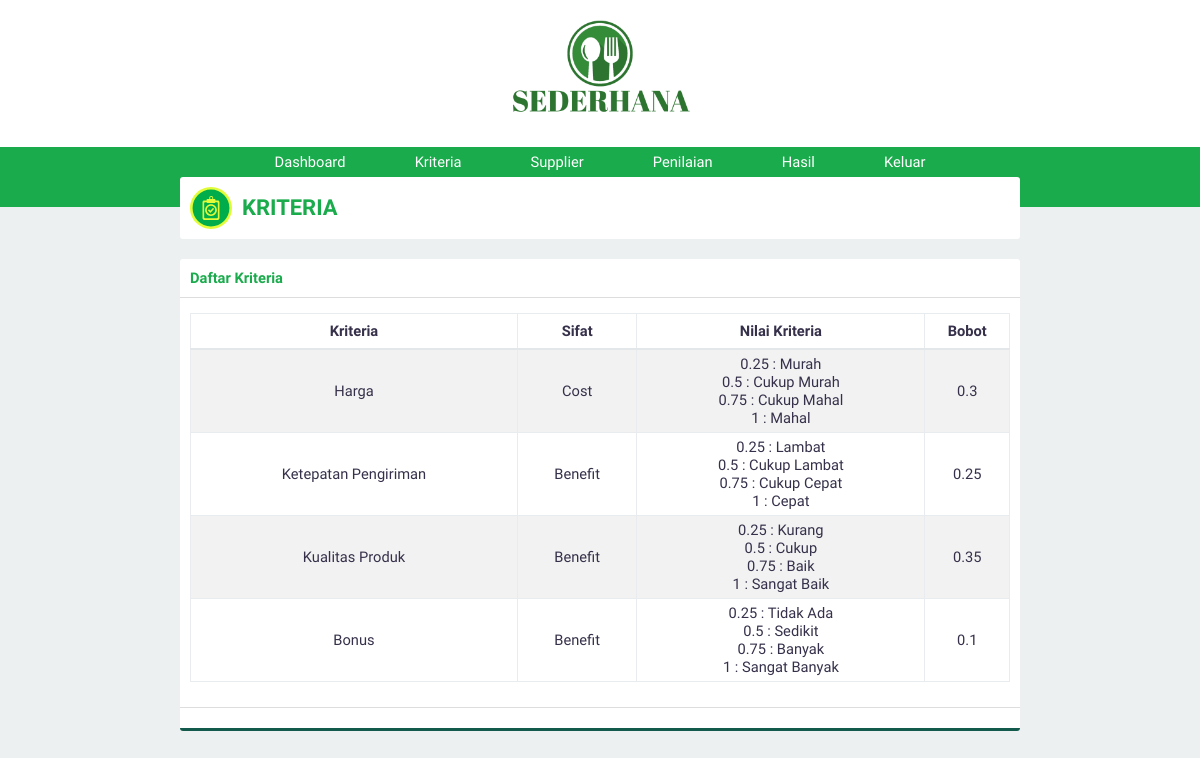
Screenshot of /?page=kriteria (signed in) with the database file from the repository.
### tables this page shows
CREATE TABLE `kriteria` (
  `id_kriteria` int(3) NOT NULL,
  `namaKriteria` varchar(30) NOT NULL,
  `sifat` enum('Benefit','Cost') NOT NULL
);

CREATE TABLE `nilai_kriteria` (
  `id_nilaikriteria` int(3) NOT NULL,
  `id_kriteria` int(3) NOT NULL,
  `nilai` float NOT NULL,
  `keterangan` varchar(50) NOT NULL
);

CREATE TABLE `bobot_kriteria` (
  `id_bobotkriteria` int(3) NOT NULL,
  `id_jenisbarang` int(3) NOT NULL,
  `id_kriteria` int(3) NOT NULL,
  `bobot` float NOT NULL
);

### page/kriteria.php (the view)
<div class="panel">
    <div class="panel-middle" id="judul">
        <img src="asset/image/kriteria.svg">
        <div id="judul-text">
            <h2 class="text-green">KRITERIA</h2>
        </div>
    </div>
</div>
<div class="row">
    <div class="col-12">
        <div class="panel">
            <div class="panel-top">
                <b class="text-green">Daftar Kriteria</b>
            </div>
            <div class="panel-middle">
                <div class="table-responsive">
                    <table>
                        <thead>
                            <tr>
                                <th>Kriteria</th>
                                <th>Sifat</th>
                                <th>Nilai Kriteria</th>
                                <th>Bobot</th>
                            </tr>
                        </thead>
                        <tbody>
                            <?php
                            $query = "SELECT * FROM kriteria";
                            $execute = $konek->query($query);
                            if ($execute->num_rows > 0) {
                                while ($data = $execute->fetch_array(MYSQLI_ASSOC)) {
                            ?>
                                    <tr id='data'>
                                        <td><?php echo $data['namaKriteria']; ?></td>
                                        <td><?php echo $data['sifat']; ?></td>
                                        <td>
                                            <?php
                                            $id_kriteria = $data['id_kriteria'];
                                            $query3 = "SELECT * FROM nilai_kriteria where id_kriteria = $id_kriteria";
                                            $execute3 = $konek->query($query3);
                                            while ($data3 = $execute3->fetch_array(MYSQLI_ASSOC)) {
                                                echo "" . $data3['nilai'] . " : " . $data3['keterangan'] . "<br>";
                                            }
                                            ?>
                                        </td>
                                        <td>
                                            <?php
                                            $id_kriteria = $data['id_kriteria'];
                                            $query2 = "SELECT * FROM bobot_kriteria where id_kriteria = $id_kriteria";
                                            $execute2 = $konek->query($query2);
                                            $data2 = $execute2->fetch_array(MYSQLI_ASSOC);
                                            echo $data2['bobot'];
                                            ?>
                                        </td>
                                    </tr>
                            <?php
                                }
                            } else {
                                echo "<tr><td  class='text-center text-green' colspan='4'><b>Kosong</b></td></tr>";
                            }
                            ?>
                        </tbody>
                    </table>
                </div>
            </div>
            <div class=" panel-bottom">
            </div>
        </div>
    </div>
</div>

### index.php (shortened to what this page needs)
<?php
if (empty($_SESSION['user']) AND empty($_SESSION['pass'])){
    include 'login.php';
}else{
    include 'admin.php';
}

### admin.php (shortened to what this page needs)
<!DOCTYPE html>
<html>
<head>
    <link rel="stylesheet" type="text/css" href="asset/css/style.css">
    <link rel="stylesheet" type="text/css" href="asset/plugin/font-icon/css/fontawesome-all.min.css">
</head>
<body>
    <header>
        <img src="asset/image/logoo.png" id="logo-header" style="width: 200px;">
    </header>
    <nav>
        <?php include "nav.php"; ?>
    </nav>
    <main>
        <div id="main-body">
            <?php include "page.php"; ?>
        </div>
    </main>
</body>
</html>

### nav.php (shortened to what this page needs)
<ul class="nav">
    <li><a href="./?page=beranda">Dashboard</a></li>
    <li><a href="./?page=kriteria">Kriteria</a></li>
    <li><a href="./?page=supplier">Supplier</a></li>
    <li><a href="./?page=penilaian">Penilaian</a></li>
    <li><a href="./?page=hasil">Hasil</a></li>
    <li><a href="./logout.php" id="out">Keluar</a></li>
</ul>

### page.php (shortened to what this page needs)
<?php
$page=htmlspecialchars(@$_GET['page']);
switch ($page){
    case 'kriteria':
        include 'page/kriteria.php';
        break;
}

### asset/css/style.css (style rules this page uses)
* { padding: 0; margin: 0; font-family: 'Work Sans', sans-serif; color: #36304A; font-weight: 500; letter-spacing: normal; }
a { text-decoration: none; }
h2 { font-size: 1.5em; }
b, h1, h2, h3, h4, h5 { padding: 0; font-weight: 600 !important; margin: 0.83em 0em; }
.text-green { color: #1aab4c !important; }
.row { margin-top: 10px; display: flex; }
div[class^="col-"] { margin-left: 3%; }
div[class^="col-"]:first-child { margin-left: 0%; }
.col-12 { width: 100%; }
.table-responsive { overflow-y: hidden; }
table { width: 100%; text-align: center; border-collapse: collapse; margin: 5px 0px 15px 0px; }
table tr th { padding: 8px 0px; border: solid 1px #e9ecef; border-bottom: solid 2px #e4e7ea; font-weight: bold; }
table td { border: solid 1px #e9ecef; padding: 5px; }
table tr#data:nth-child(odd) { background-color: #f2f2f2; }
.panel { background-color: white; border-radius: 3px; -webkit-box-sizing: border-box; -moz-box-sizing: border-box; -o-box-sizing: border-box; box-sizing: border-box; margin-bottom: 20px; overflow: hidden; }
.panel-top { padding: 10px; box-sizing: padding-box; border-bottom: solid 1px #dddddd; }
.panel-middle { padding: 10px; box-sizing: padding-box; }
.panel-bottom { padding: 10px; border-bottom: solid 3px #135a4c; border-top: solid 1px #dddddd; }
header { padding: 15px 0px; background-color: white; width: 100vw; text-align: center; }
nav { background-color: #1aab4c; width: 100vw; }
ul.nav { width: 60vw; display: flex; justify-content: space-around; list-style: none; margin: 0 auto; padding: 0; }
ul.nav li a { font-size: 11pt; display: block; text-decoration: none; color: white; padding: 6px 18px; }
main { position: relative; display: flex; justify-content: center; }
main #main-body { width: 70vw; z-index: 1; top: 0; position: absolute; }
body { background-color: #ECF0F1; display: flex; width: 100vw; height: 100vh; align-items: center; flex-direction: column; overflow-x: hidden; font-size: 11pt; }
#judul { display: flex; align-items: center; }
#judul img { margin-right: 10px; }
#judul #judul-text { color: #666666; }
#judul #judul-text h2 { margin: 0 !important; }

### rows the page displays
kriteria: namaKriteria "Harga", sifat "Cost", bobot_kriteria.bobot "0.3"
nilai_kriteria: nilai "0.25", keterangan "Murah"
nilai_kriteria: nilai "0.5", keterangan "Cukup Murah"
nilai_kriteria: nilai "0.75", keterangan "Cukup Mahal"
nilai_kriteria: nilai "1", keterangan "Mahal"
kriteria: namaKriteria "Ketepatan Pengiriman", sifat "Benefit", bobot_kriteria.bobot "0.25"
nilai_kriteria: nilai "0.25", keterangan "Lambat"
nilai_kriteria: nilai "0.5", keterangan "Cukup Lambat"
nilai_kriteria: nilai "0.75", keterangan "Cukup Cepat"
nilai_kriteria: nilai "1", keterangan "Cepat"
kriteria: namaKriteria "Kualitas Produk", sifat "Benefit", bobot_kriteria.bobot "0.35"
nilai_kriteria: nilai "0.25", keterangan "Kurang"
nilai_kriteria: nilai "0.5", keterangan "Cukup"
nilai_kriteria: nilai "0.75", keterangan "Baik"
nilai_kriteria: nilai "1", keterangan "Sangat Baik"
kriteria: namaKriteria "Bonus", sifat "Benefit", bobot_kriteria.bobot "0.1"
nilai_kriteria: nilai "0.25", keterangan "Tidak Ada"
nilai_kriteria: nilai "0.5", keterangan "Sedikit"
nilai_kriteria: nilai "0.75", keterangan "Banyak"
nilai_kriteria: nilai "1", keterangan "Sangat Banyak"
